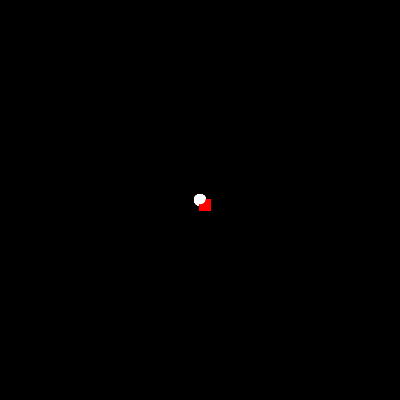
Frame 1 (no input)
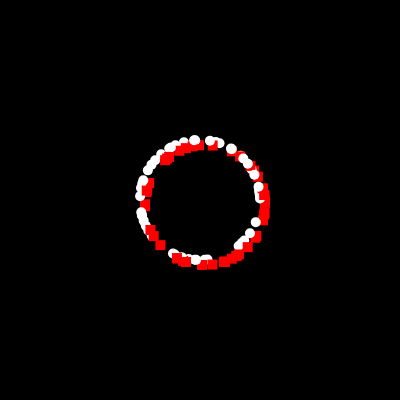
Frame 60 (no input)
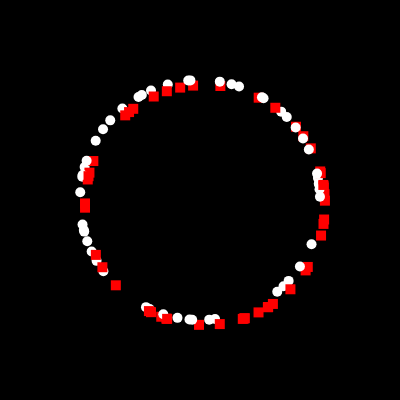
Frame 120 (the mouse pressed at the canvas centre since frame 60)

The p5.js sketch that drew these frames (run headless with seeded random() and noise() and a simulated clock; from frame 60 on, the mouse is pressed at the canvas centre):

// p5.js sketch
// ── sketch.js
// ES6面向对象编程（OOP）中的继承概念
// https://www.youtube.com/watch?v=MfxBfRD0FVU&list=PLRqwX-V7Uu6YgpA3Oht-7B4NBQwFVe3pr&index=19

let particles = [];
let offset = 40;

function setup() {
  createCanvas(400, 400);
  init();
}

function init() {
  particles = [];
  for (let i = 0; i < 100; i++) {
    if (random(1) < 0.5) {
      particles.push(new Particle(width / 2, height / 2));
    } else {
      particles.push(new Confetti(width / 2, height / 2));
    }
  }
}

function draw() {
  background(0);

  for (const p of particles) {
    p.update();
    p.show();

    if (p.edge()) {
      init();
    }
  }
}

class Particle extends p5.Vector {
  constructor(x, y) {
    super(x, y);
    this.velocity = p5.Vector.random2D();
  }
  update() {
    this.add(this.velocity);
  }
  show() {
    noStroke();
    fill(255);
    ellipse(this.x, this.y, 10, 10);
  }

  edge() {
    if (
      this.x < 0 - offset ||
      this.x > width + offset ||
      this.y < 0 - offset ||
      this.y > height + offset
    ) {
      return true;
    }
  }
}

class Confetti extends Particle {
  constructor(x, y) {
    super(x, y); // 执行父类的 constructor
    this.r = 10; // 定义自己的属性
  }

  // 覆写父类的方法
  show() {
    noStroke();
    fill(255, 0, 0);
    square(this.x, this.y, this.r);
  }
}
